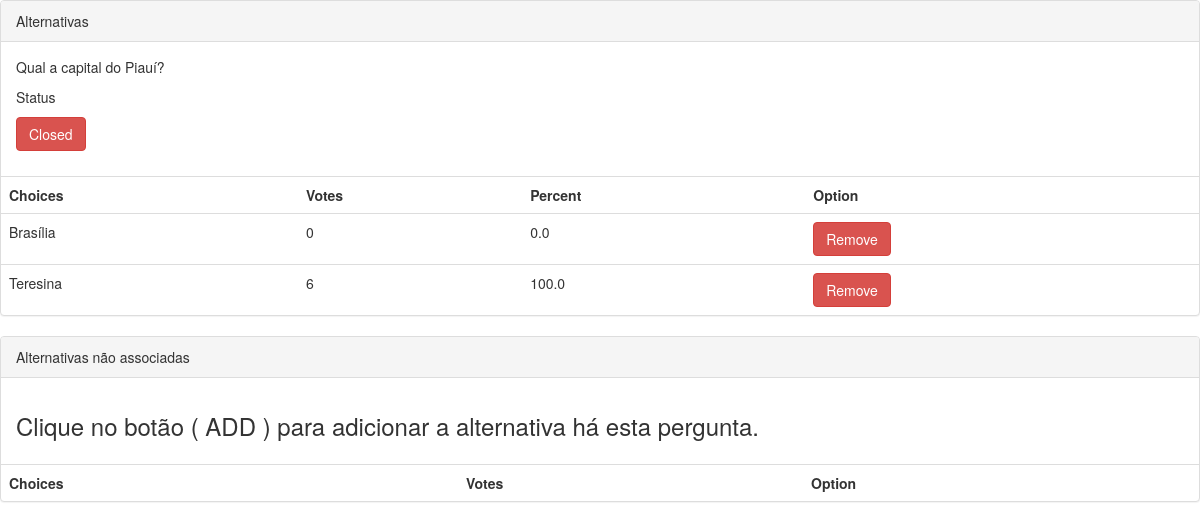
The page /question/2/manage on the database its author committed.
### pools/models.py (models this page shows, shortened)
class Question(models.Model):
	question_text = models.CharField(max_length=255, null=False)
	closed = models.BooleanField()
	pub_date = models.DateField()

class Choice(models.Model):
	question = models.ForeignKey(Question, on_delete=models.CASCADE, related_name="choices", null=True)
	choice_text = models.CharField(max_length=50)
	votes = models.IntegerField()
	@property
	def percent(self):
		amount = 0
		for vote in self.question.choices.all():
			amount = amount + vote.votes
		percents = float(self.votes * 100) / amount
		return round(percents, 2)

### pools/views.py (the view)
# urls.py: url(r'^question/(?P<question_id>\d+)/manage$', views.manage, name='manage'),
def manage(request, question_id):
	question = Question.objects.get(id = question_id)
	return render(request, 'manage.html', { "question" : question, "choices" : Choice.objects.all() })

### pools/templates/manage.html (shortened to what this page needs)
{% load staticfiles %}
<!DOCTYPE html>
<html lang="pt-br">
<head>
	<link rel="stylesheet" type="text/css" href="{% static  'bootstrap/css/bootstrap.min.css' %}">
</head>
<body>
	<div class="panel panel-default">
	  	<div class="panel-heading">Alternativas</div>
	  	<div class="panel-body">
	    	<p>{{ question.question_text }}</p>
	    	<p>Status</p>
	    	{% if question.closed %}
	    		<p><a href="{% url 'change' question.id %}" class="btn btn-danger" onclick="return confirm('Are you sure?')">Closed</a></p>
	    	{% else %}
	    		<p><a href="{% url 'change' question.id %}" class="btn btn-success" onclick="return confirm('Are you sure?')">Opened</a></p>
	    	{% endif %}
	  	</div>
		  	<table class="table">
		    	<tr>
		    		<th>Choices</th>
		    		<th>Votes</th>
		    		<th>Percent</th>
		    		<th>Option</th>
		    	</tr>
		    	{% if  question.choices %}
		    		{% for choice in question.choices.all %}
		    			<tr>
			    			<td>{{ choice.choice_text }}</td>
			    			<td>{{ choice.votes }}</td>
			    			<td>{{ choice.percent }}</td>
			    			<td><a href="{% url 'remove' question.id choice.id %}" class="btn btn-danger" onclick="return confirm('Are you sure?')">Remove</a></td>
		    			</tr>
		    		{% endfor %}
		    	{% else %}
		    		<td>Nenhuma alternativa cadastrada</td>
		    	{% endif %}
		  	</table>
	</div>
	<div class="panel panel-default">
	  	<div class="panel-heading">Alternativas não associadas</div>
	  	<div class="panel-body">
	    	<p><h3>Clique no botão ( ADD )  para adicionar a alternativa há esta pergunta.</h3></p>
	  	</div>
		  	<table class="table">
		    	<tr>
		    		<th>Choices</th>
		    		<th>Votes</th>
		    		<th>Option</th>
		    	</tr>
		  	</table>
	</div>
</body>
</html>

### rows shown on the page
Question: question_text "Qual a capital do Piauí?"
Choice: choice_text "Brasília", votes "0", percent "0.0"
Choice: choice_text "Teresina", votes "6", percent "100.0"
